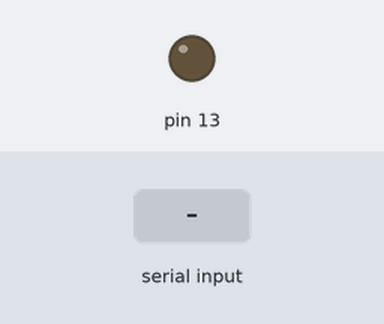
The sketch below on a simulated Arduino Uno, built with avr-gcc and run on an emulated ATmega328P. On the bench: output pins drawn as LEDs (lit = HIGH). Dashed ring = blinking. The test bench sets the inputs (shaded band).

Above: at 1.2 s.
1.3 s: "90,45!" received over Serial
At 2.6 s:
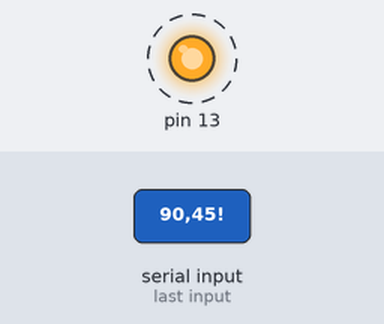
Timing chart, 0 to 10.3 s (numbered marks = the images above; inputs shaded):
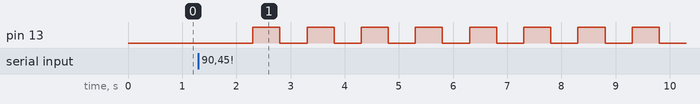

The sketch:

USB.ino
```cpp
void setup()
{
    Serial.begin(9600);                             // serial data rate is set for 9600bps(bits per second)

    pinMode(13,OUTPUT);
    digitalWrite(13,LOW);
}
void loop()                                           // execute the loop forever
{

     while (Serial.available()) {
        String str1 = Serial.readStringUntil('!');
        String str2 = Serial.readStringUntil('!');

        long times = str1.toInt();


        for(int i = 0;i<times;i++){
                digitalWrite(13,HIGH);
                delay(500);                                           // wait for 200 milli second
                digitalWrite(13,LOW);                          // turn OFF the LED
                delay(500);
        }
        Serial.println(str2);
     }

}
```

Measured:
- after the input at 1.3 s, pin 13: alternates HIGH for 0.50 s and LOW for 0.50 s, starting after 1.0 s
